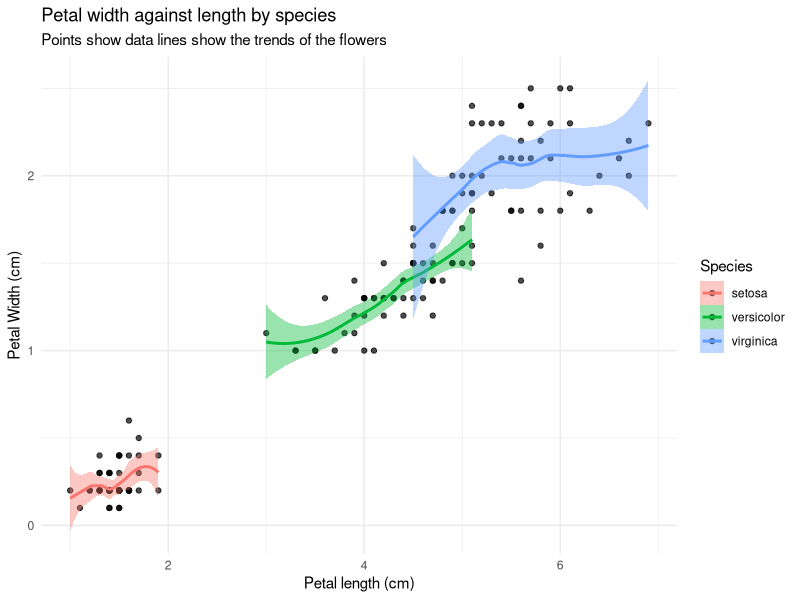

Write the R code that produced this figure.
library(ggplot2)
library(dplyr)

data(iris)

ggplot(iris, aes(x= Petal.Length, y= Petal.Width, fill=Species)) +
  geom_point(alpha = 0.7) +
  labs(x = "Petal length (cm)",
       y= "Petal Width (cm)",
       title= "Petal width against length by species",
       subtitle = "Points show data lines show the trends of the flowers") +
  theme_minimal() +
  geom_smooth(aes(colour= Species))
